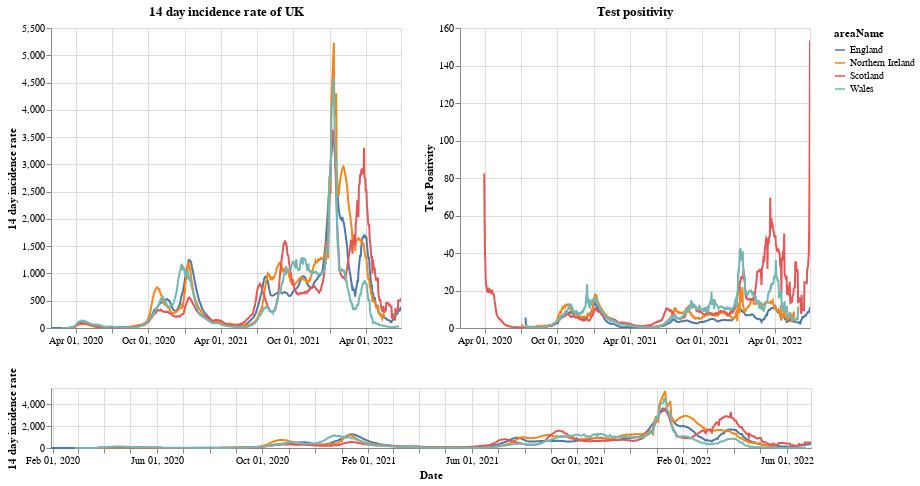

Notebook cell for this chart:
### Markdown cell above
# Plots

First a plot with each country in the UK. The top right shows the positivity rate for (which is the percentage of registered tests which were positive) while the top left is the 14 day incidence rate. The bottom chart can be used to select the timeframe (does not work on a mobile device).

### Code cell
#collapse
brush = alt.selection(type='interval', name='DateBrush',encodings=['x'],fields=['Time'])
leg_selection = alt.selection_multi(fields=['areaName'], bind='legend')

base = alt.Chart(uk_cases).mark_line().encode(
    x=alt.X("yearmonthdate(date):T", axis=alt.Axis(title='Date')),
    y=alt.Y("twoWeeklyCasesRate:Q", axis=alt.Axis(title='14 day incidence rate')),
    tooltip=['areaName', 'date','twoWeeklyCasesRate', 'testPositivity'],
    color='areaName',
    opacity=alt.condition(leg_selection, alt.value(2), alt.value(0.1))
).add_selection(leg_selection).properties(width=350)

upper = base.encode(alt.X('yearmonthdate(date):T', axis=alt.Axis(title=''),
                         scale=alt.Scale(domain=brush))
                   ).properties(title=f'14 day incidence rate of UK')
upper_right = upper.encode(alt.Y('testPositivity:Q', axis=alt.Axis(title='Test Positivity'))).properties(title='Test positivity')
lower = base.properties(height=60, width = 760).add_selection(brush)

(upper | upper_right) & lower

### Figure 1 — Vega-Lite specification as saved in the notebook (floating-point values rounded to 4 significant figures; data arrays with more than 128 entries replaced by an {"elided": "..."} marker saying what was removed)
{"config": {"view": {"continuousWidth": 400, "continuousHeight": 300}}, "vconcat": [{"hconcat": [{"mark": "line", "encoding": {"color": {"type": "nominal", "field": "areaName"}, "opacity": {"condition": {"value": 2, "selection": "selector001"}, "value": 0.1}, "tooltip": [{"type": "nominal", "field": "areaName"}, {"type": "temporal", "field": "date"}, {"type": "quantitative", "field": "twoWeeklyCasesRate"}, {"type": "quantitative", "field": "testPositivity"}], "x": {"type": "temporal", "axis": {"title": ""}, "field": "date", "scale": {"domain": {"selection": "DateBrush"}}, "timeUnit": "yearmonthdate"}, "y": {"type": "quantitative", "axis": {"title": "14 day incidence rate"}, "field": "twoWeeklyCasesRate"}}, "selection": {"selector001": {"type": "multi", "fields": ["areaName"], "bind": "legend"}}, "title": "14 day incidence rate of UK", "width": 350}, {"mark": "line", "encoding": {"color": {"type": "nominal", "field": "areaName"}, "opacity": {"condition": {"value": 2, "selection": "selector001"}, "value": 0.1}, "tooltip": [{"type": "nominal", "field": "areaName"}, {"type": "temporal", "field": "date"}, {"type": "quantitative", "field": "twoWeeklyCasesRate"}, {"type": "quantitative", "field": "testPositivity"}], "x": {"type": "temporal", "axis": {"title": ""}, "field": "date", "scale": {"domain": {"selection": "DateBrush"}}, "timeUnit": "yearmonthdate"}, "y": {"type": "quantitative", "axis": {"title": "Test Positivity"}, "field": "testPositivity"}}, "selection": {"selector001": {"type": "multi", "fields": ["areaName"], "bind": "legend"}}, "title": "Test positivity", "width": 350}]}, {"mark": "line", "encoding": {"color": {"type": "nominal", "field": "areaName"}, "opacity": {"condition": {"value": 2, "selection": "selector001"}, "value": 0.1}, "tooltip": [{"type": "nominal", "field": "areaName"}, {"type": "temporal", "field": "date"}, {"type": "quantitative", "field": "twoWeeklyCasesRate"}, {"type": "quantitative", "field": "testPositivity"}], "x": {"type": "temporal", "axis": {"title": "Date"}, "field": "date", "timeUnit": "yearmonthdate"}, "y": {"type": "quantitative", "axis": {"title": "14 day incidence rate"}, "field": "twoWeeklyCasesRate"}}, "height": 60, "selection": {"selector001": {"type": "multi", "fields": ["areaName"], "bind": "legend"}, "DateBrush": {"type": "interval", "encodings": ["x"], "fields": ["Time"]}}, "width": 760}], "data": {"name": "data-edb92007e9d6fb8d89601d17052a8d02"}, "$schema": "https://vega.github.io/schema/vega-lite/v4.8.1.json", "datasets": {"data-edb92007e9d6fb8d89601d17052a8d02": {"elided": "3398 records"}}}
